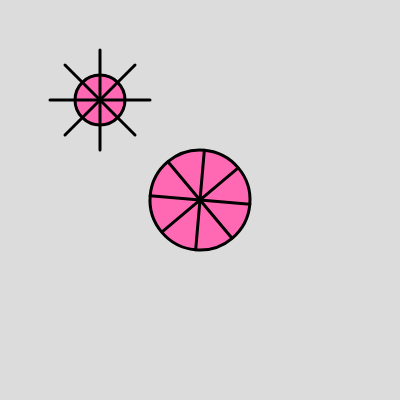
Frame 1 (no input)
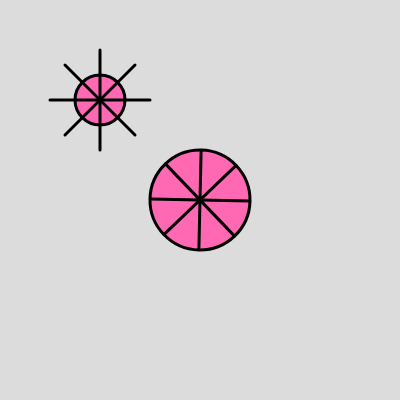
Frame 60 (no input)
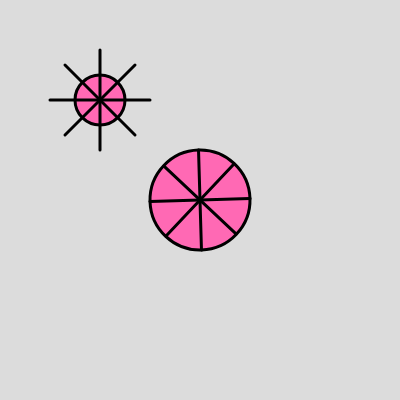
Frame 120 (the mouse pressed at the canvas centre since frame 60)

The p5.js sketch that drew these frames (run headless with seeded random() and noise() and a simulated clock; from frame 60 on, the mouse is pressed at the canvas centre):

// p5.js sketch
// ── sketch.js
let angle = 5
function setup() {
  createCanvas(400, 400);
  angleMode (DEGREES);

}
function draw() {
  background(220);
  // drawRotateBasketBall(angle);
  drawRotateBasketBall(200, 200, 100, angle)
  drawBasketBall(100, 100, 50)
  angle += 0.7;
  }

  function drawRotateBasketBall(xCenter, yCenter, dBall, angle){
    push();
    translate(xCenter,yCenter);
    rotate(angle);
    drawBasketBall(0, 0, dBall);
    pop();
  }
  
  function drawBasketBall(xCenter, yCenter, dBall){
    fill("hotpink");
    stroke(0);
    strokeWeight(3);
    circle(xCenter, yCenter,dBall)
    line(-50+xCenter,yCenter,50+xCenter,yCenter);
    line(0+xCenter,-50+yCenter,0+xCenter,50+yCenter);
    line(-35+xCenter,-35+yCenter,35+xCenter,35+yCenter);
    line(-35+xCenter,35+yCenter,35+xCenter,-35+yCenter);
  }
